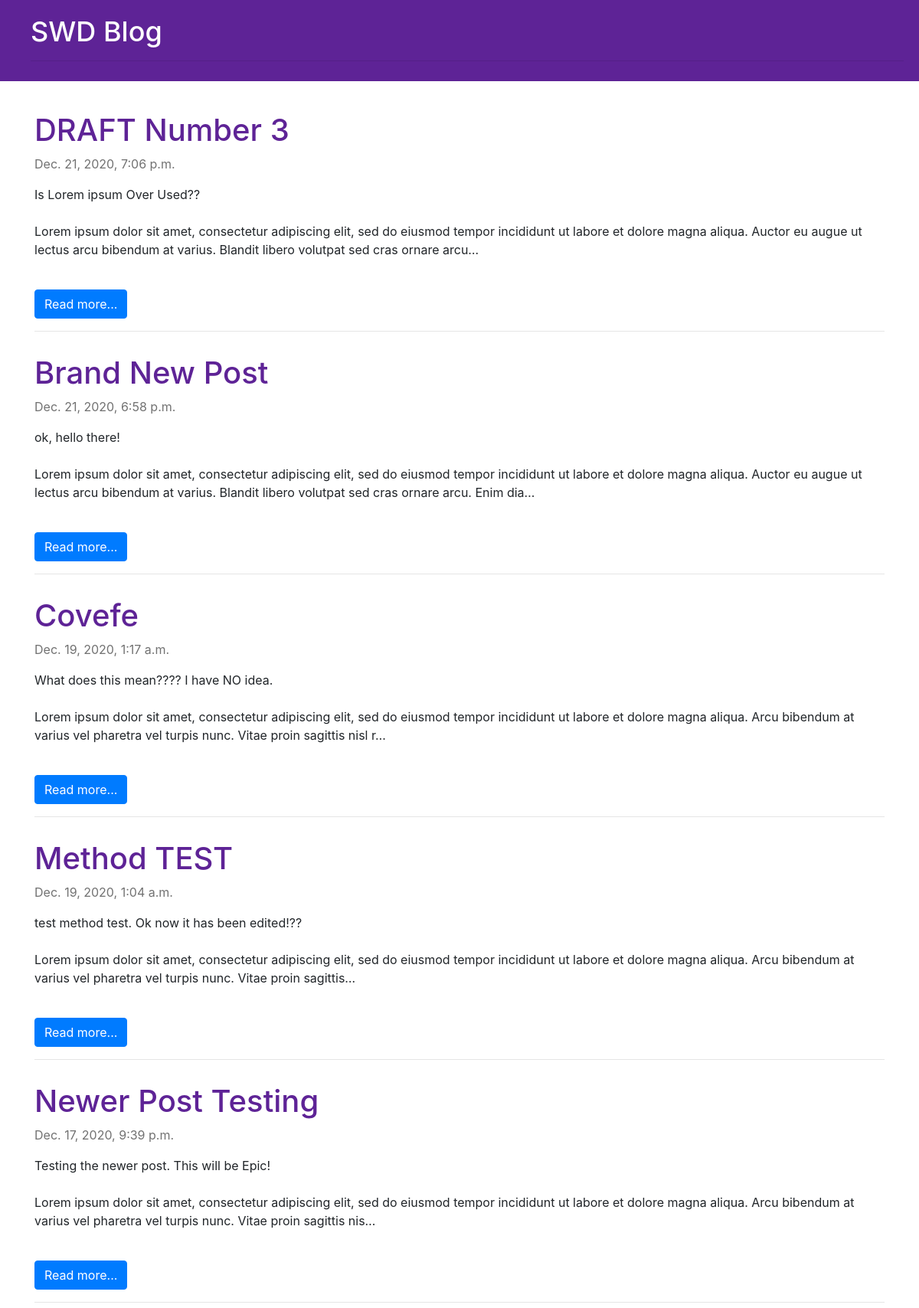
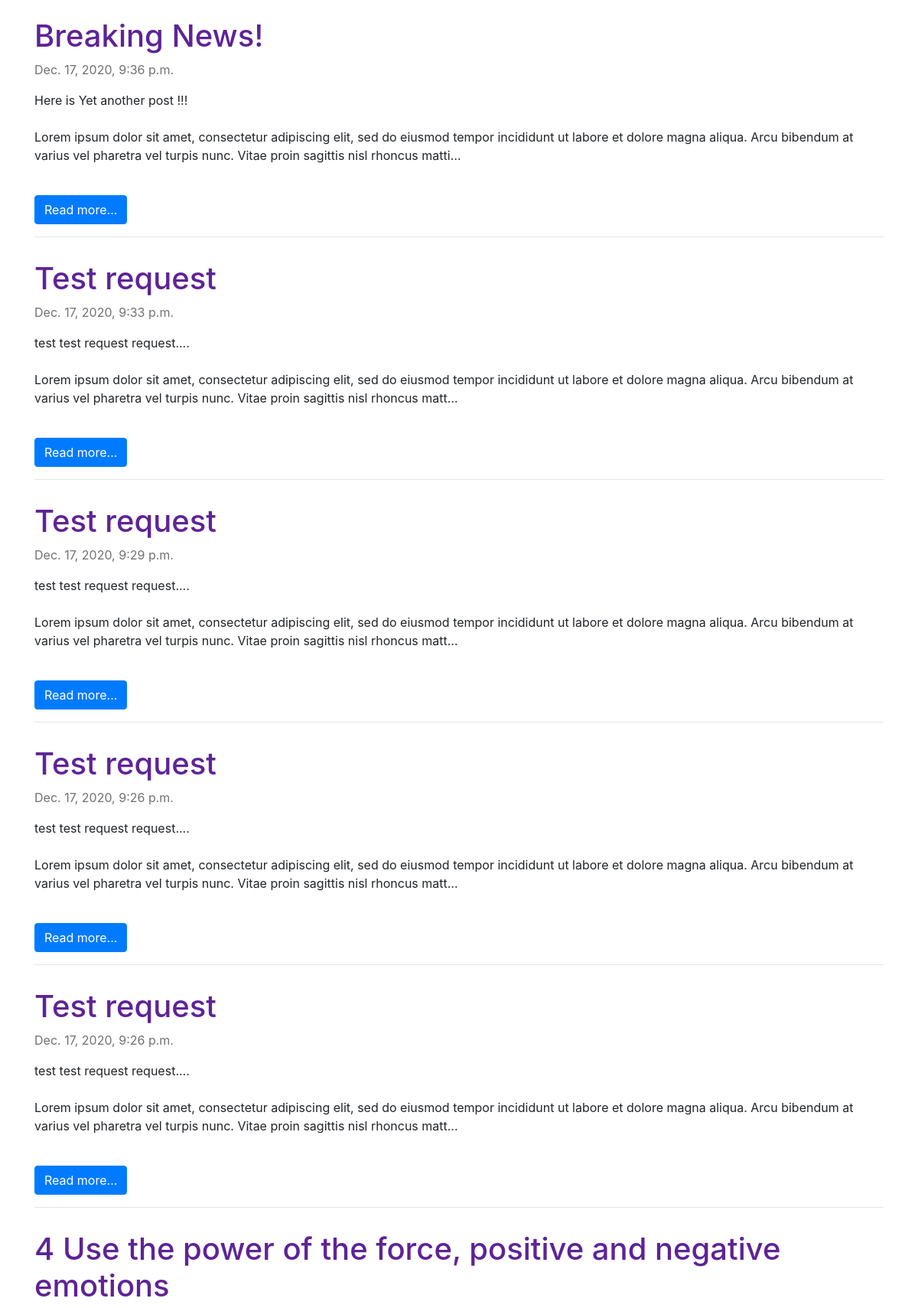
The page / (upper part) on the database its author committed (2 pictures, top to bottom).
### blog/models.py (models this page shows, shortened)
class Post(models.Model):
    author = models.ForeignKey('auth.User', on_delete=models.CASCADE)
    title = models.CharField(max_length=200)
    text = models.TextField()
    created_date = models.DateTimeField(default=timezone.now)
    published_date = models.DateTimeField(blank=True, null=True)

### blog/views.py (the view)
# urls.py: path('', views.post_list, name='post_list'),
def post_list(request):
    posts = Post.objects.filter(
        published_date__lte=timezone.now()).order_by('-published_date')
    stuff_for_frontend = {'posts': posts}
    return render(request, 'blog/post_list.html', stuff_for_frontend)

### blog/templates/blog/post_list.html
{% extends 'blog/base.html' %}
{% block content %}
    {% for post in posts %}
    <div class="post">
        <h1><a href="{% url 'post_detail' pk=post.pk %}">{{ post.title }}</a></h1>
        <p class="published-date">{{ post.published_date }}</p>
        <p>{{ post.text|truncatechars:250|linebreaksbr }}</p>
        <br>
        <a href="{% url 'post_detail' pk=post.pk %}"><div class="btn btn-primary">Read more...</div></a>
        <hr>
    </div>
    {% endfor %}
{% endblock %}

### blog/static/css/blog.css (style rules this page uses)
.published-date { color: #727272; font-weight: 400; }
.post { margin-bottom: 30px; }
.post h1 a { color: rgb(94, 35, 150); }

### rows shown on the page
Post: title "DRAFT Number 3", published_date "Dec. 21, 2020, 7:06 p.m.", text "Is Lorem ipsum Over Used?? Lorem ipsum dolor sit amet, consectetur adipiscing elit, sed do eiusmod tempor incididunt ut labore et dolore magna aliqua. Auctor eu augue ut lectus arcu bibendum at varius. Blandit libero volutpat sed cras ornare arcu…"
Post: title "Brand New Post", published_date "Dec. 21, 2020, 6:58 p.m.", text "ok, hello there! Lorem ipsum dolor sit amet, consectetur adipiscing elit, sed do eiusmod tempor incididunt ut labore et dolore magna aliqua. Auctor eu augue ut lectus arcu bibendum at varius. Blandit libero volutpat sed cras ornare arcu. Enim dia…"
Post: title "Covefe", published_date "Dec. 19, 2020, 1:17 a.m.", text "What does this mean???? I have NO idea. Lorem ipsum dolor sit amet, consectetur adipiscing elit, sed do eiusmod tempor incididunt ut labore et dolore magna aliqua. Arcu bibendum at varius vel pharetra vel turpis nunc. Vitae proin sagittis nisl r…"
Post: title "Method TEST", published_date "Dec. 19, 2020, 1:04 a.m.", text "test method test. Ok now it has been edited!?? Lorem ipsum dolor sit amet, consectetur adipiscing elit, sed do eiusmod tempor incididunt ut labore et dolore magna aliqua. Arcu bibendum at varius vel pharetra vel turpis nunc. Vitae proin sagittis…"
Post: title "Newer Post Testing", published_date "Dec. 17, 2020, 9:39 p.m.", text "Testing the newer post. This will be Epic! Lorem ipsum dolor sit amet, consectetur adipiscing elit, sed do eiusmod tempor incididunt ut labore et dolore magna aliqua. Arcu bibendum at varius vel pharetra vel turpis nunc. Vitae proin sagittis nis…"
Post: title "Breaking News!", published_date "Dec. 17, 2020, 9:36 p.m.", text "Here is Yet another post !!! Lorem ipsum dolor sit amet, consectetur adipiscing elit, sed do eiusmod tempor incididunt ut labore et dolore magna aliqua. Arcu bibendum at varius vel pharetra vel turpis nunc. Vitae proin sagittis nisl rhoncus matti…"
Post: title "Test request", published_date "Dec. 17, 2020, 9:33 p.m.", text "test test request request.... Lorem ipsum dolor sit amet, consectetur adipiscing elit, sed do eiusmod tempor incididunt ut labore et dolore magna aliqua. Arcu bibendum at varius vel pharetra vel turpis nunc. Vitae proin sagittis nisl rhoncus matt…"
Post: title "Test request", published_date "Dec. 17, 2020, 9:29 p.m.", text "test test request request.... Lorem ipsum dolor sit amet, consectetur adipiscing elit, sed do eiusmod tempor incididunt ut labore et dolore magna aliqua. Arcu bibendum at varius vel pharetra vel turpis nunc. Vitae proin sagittis nisl rhoncus matt…"
Post: title "Test request", published_date "Dec. 17, 2020, 9:26 p.m.", text "test test request request.... Lorem ipsum dolor sit amet, consectetur adipiscing elit, sed do eiusmod tempor incididunt ut labore et dolore magna aliqua. Arcu bibendum at varius vel pharetra vel turpis nunc. Vitae proin sagittis nisl rhoncus matt…"
Post: title "Test request", published_date "Dec. 17, 2020, 9:26 p.m.", text "test test request request.... Lorem ipsum dolor sit amet, consectetur adipiscing elit, sed do eiusmod tempor incididunt ut labore et dolore magna aliqua. Arcu bibendum at varius vel pharetra vel turpis nunc. Vitae proin sagittis nisl rhoncus matt…"
Post: title "4 Use the power of the force, positive and negative emotions"
